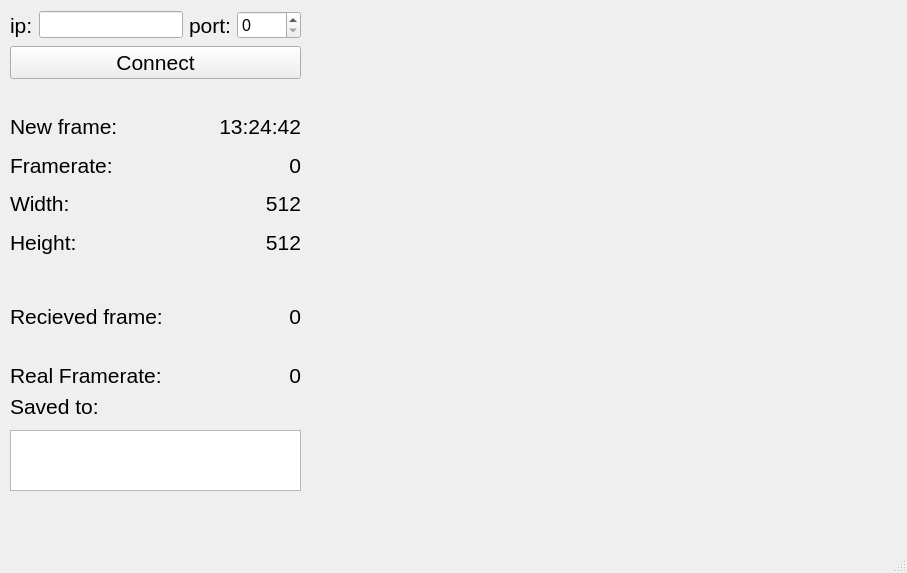
<?xml version="1.0" encoding="UTF-8"?>
<ui version="4.0">
 <class>ReciverMainWindow</class>
 <widget class="QMainWindow" name="ReciverMainWindow">
  <property name="geometry">
   <rect>
    <x>0</x>
    <y>0</y>
    <width>907</width>
    <height>573</height>
   </rect>
  </property>
  <property name="windowTitle">
   <string>Image Reciever Client</string>
  </property>
  <property name="autoFillBackground">
   <bool>true</bool>
  </property>
  <widget class="QWidget" name="centralwidget">
   <widget class="QWidget" name="layoutWidget_4">
    <property name="geometry">
     <rect>
      <x>10</x>
      <y>390</y>
      <width>291</width>
      <height>32</height>
     </rect>
    </property>
    <layout class="QHBoxLayout" name="horizontalLayout_6">
     <item>
      <widget class="QLabel" name="newFrameLabel_10">
       <property name="font">
        <font>
         <family>Segoe UI</family>
         <pointsize>16</pointsize>
        </font>
       </property>
       <property name="text">
        <string>Saved to:</string>
       </property>
      </widget>
     </item>
    </layout>
   </widget>
   <widget class="QLabel" name="infoLabel">
    <property name="geometry">
     <rect>
      <x>10</x>
      <y>500</y>
      <width>311</width>
      <height>31</height>
     </rect>
    </property>
    <property name="font">
     <font>
      <family>Segoe UI</family>
      <pointsize>14</pointsize>
     </font>
    </property>
    <property name="text">
     <string/>
    </property>
   </widget>
   <widget class="QLabel" name="drawableArea">
    <property name="geometry">
     <rect>
      <x>320</x>
      <y>10</y>
      <width>571</width>
      <height>521</height>
     </rect>
    </property>
    <property name="text">
     <string/>
    </property>
    <property name="alignment">
     <set>Qt::AlignCenter</set>
    </property>
   </widget>
   <widget class="QTextBrowser" name="savePathLabel">
    <property name="geometry">
     <rect>
      <x>10</x>
      <y>430</y>
      <width>291</width>
      <height>61</height>
     </rect>
    </property>
    <property name="font">
     <font>
      <family>Segoe UI</family>
      <pointsize>12</pointsize>
     </font>
    </property>
   </widget>
   <widget class="QWidget" name="layoutWidget">
    <property name="geometry">
     <rect>
      <x>10</x>
      <y>110</y>
      <width>291</width>
      <height>148</height>
     </rect>
    </property>
    <layout class="QVBoxLayout" name="verticalLayout">
     <item>
      <layout class="QHBoxLayout" name="horizontalLayout_2">
       <item>
        <widget class="QLabel" name="newFrameLabel_2">
         <property name="font">
          <font>
           <family>Segoe UI</family>
           <pointsize>16</pointsize>
          </font>
         </property>
         <property name="text">
          <string>New frame:</string>
         </property>
        </widget>
       </item>
       <item>
        <widget class="QLabel" name="newFrameLabel">
         <property name="font">
          <font>
           <family>Segoe UI</family>
           <pointsize>16</pointsize>
          </font>
         </property>
         <property name="layoutDirection">
          <enum>Qt::LeftToRight</enum>
         </property>
         <property name="text">
          <string> 13:24:42</string>
         </property>
         <property name="textFormat">
          <enum>Qt::RichText</enum>
         </property>
         <property name="alignment">
          <set>Qt::AlignRight|Qt::AlignTrailing|Qt::AlignVCenter</set>
         </property>
        </widget>
       </item>
      </layout>
     </item>
     <item>
      <layout class="QHBoxLayout" name="horizontalLayout_3">
       <item>
        <widget class="QLabel" name="newFrameLabel_4">
         <property name="font">
          <font>
           <family>Segoe UI</family>
           <pointsize>16</pointsize>
          </font>
         </property>
         <property name="text">
          <string>Framerate:</string>
         </property>
        </widget>
       </item>
       <item>
        <widget class="QLabel" name="framerateLabel">
         <property name="font">
          <font>
           <family>Segoe UI</family>
           <pointsize>16</pointsize>
          </font>
         </property>
         <property name="layoutDirection">
          <enum>Qt::LeftToRight</enum>
         </property>
         <property name="text">
          <string>0</string>
         </property>
         <property name="alignment">
          <set>Qt::AlignRight|Qt::AlignTrailing|Qt::AlignVCenter</set>
         </property>
        </widget>
       </item>
      </layout>
     </item>
     <item>
      <layout class="QHBoxLayout" name="horizontalLayout_4">
       <item>
        <widget class="QLabel" name="newFrameLabel_6">
         <property name="font">
          <font>
           <family>Segoe UI</family>
           <pointsize>16</pointsize>
          </font>
         </property>
         <property name="text">
          <string>Width:</string>
         </property>
        </widget>
       </item>
       <item>
        <widget class="QLabel" name="widthLabel">
         <property name="font">
          <font>
           <family>Segoe UI</family>
           <pointsize>16</pointsize>
          </font>
         </property>
         <property name="layoutDirection">
          <enum>Qt::LeftToRight</enum>
         </property>
         <property name="text">
          <string>512</string>
         </property>
         <property name="alignment">
          <set>Qt::AlignRight|Qt::AlignTrailing|Qt::AlignVCenter</set>
         </property>
        </widget>
       </item>
      </layout>
     </item>
     <item>
      <layout class="QHBoxLayout" name="horizontalLayout_5">
       <item>
        <widget class="QLabel" name="newFrameLabel_8">
         <property name="font">
          <font>
           <family>Segoe UI</family>
           <pointsize>16</pointsize>
          </font>
         </property>
         <property name="text">
          <string>Height:</string>
         </property>
        </widget>
       </item>
       <item>
        <widget class="QLabel" name="heightLabel">
         <property name="font">
          <font>
           <family>Segoe UI</family>
           <pointsize>16</pointsize>
          </font>
         </property>
         <property name="layoutDirection">
          <enum>Qt::LeftToRight</enum>
         </property>
         <property name="text">
          <string>512</string>
         </property>
         <property name="alignment">
          <set>Qt::AlignRight|Qt::AlignTrailing|Qt::AlignVCenter</set>
         </property>
        </widget>
       </item>
      </layout>
     </item>
    </layout>
   </widget>
   <widget class="QWidget" name="layoutWidget">
    <property name="geometry">
     <rect>
      <x>10</x>
      <y>290</y>
      <width>291</width>
      <height>112</height>
     </rect>
    </property>
    <layout class="QVBoxLayout" name="verticalLayout_2">
     <item>
      <layout class="QHBoxLayout" name="horizontalLayout_7">
       <item>
        <widget class="QLabel" name="newFrameLabel_12">
         <property name="font">
          <font>
           <family>Segoe UI</family>
           <pointsize>16</pointsize>
          </font>
         </property>
         <property name="text">
          <string>Recieved frame:</string>
         </property>
        </widget>
       </item>
       <item>
        <widget class="QLabel" name="framecountLabel">
         <property name="font">
          <font>
           <family>Segoe UI</family>
           <pointsize>16</pointsize>
          </font>
         </property>
         <property name="layoutDirection">
          <enum>Qt::LeftToRight</enum>
         </property>
         <property name="text">
          <string>0</string>
         </property>
         <property name="alignment">
          <set>Qt::AlignRight|Qt::AlignTrailing|Qt::AlignVCenter</set>
         </property>
        </widget>
       </item>
      </layout>
     </item>
     <item>
      <layout class="QHBoxLayout" name="horizontalLayout_8">
       <item>
        <widget class="QLabel" name="newFrameLabel_5">
         <property name="font">
          <font>
           <family>Segoe UI</family>
           <pointsize>16</pointsize>
          </font>
         </property>
         <property name="text">
          <string>Real Framerate:</string>
         </property>
        </widget>
       </item>
       <item>
        <widget class="QLabel" name="realFramerateLabel">
         <property name="font">
          <font>
           <family>Segoe UI</family>
           <pointsize>16</pointsize>
          </font>
         </property>
         <property name="layoutDirection">
          <enum>Qt::LeftToRight</enum>
         </property>
         <property name="text">
          <string>0</string>
         </property>
         <property name="alignment">
          <set>Qt::AlignRight|Qt::AlignTrailing|Qt::AlignVCenter</set>
         </property>
        </widget>
       </item>
      </layout>
     </item>
    </layout>
   </widget>
   <widget class="QWidget" name="">
    <property name="geometry">
     <rect>
      <x>10</x>
      <y>10</y>
      <width>291</width>
      <height>71</height>
     </rect>
    </property>
    <layout class="QVBoxLayout" name="verticalLayout_3">
     <item>
      <layout class="QHBoxLayout" name="horizontalLayout">
       <item>
        <widget class="QLabel" name="ipLabel">
         <property name="font">
          <font>
           <pointsize>16</pointsize>
          </font>
         </property>
         <property name="text">
          <string>ip:</string>
         </property>
        </widget>
       </item>
       <item>
        <widget class="QLineEdit" name="ipLineEdit">
         <property name="sizePolicy">
          <sizepolicy hsizetype="Expanding" vsizetype="Fixed">
           <horstretch>0</horstretch>
           <verstretch>0</verstretch>
          </sizepolicy>
         </property>
         <property name="font">
          <font>
           <family>Segoe UI</family>
           <pointsize>12</pointsize>
          </font>
         </property>
        </widget>
       </item>
       <item>
        <widget class="QLabel" name="portLabel">
         <property name="font">
          <font>
           <family>Segoe UI</family>
           <pointsize>16</pointsize>
          </font>
         </property>
         <property name="text">
          <string>port:</string>
         </property>
        </widget>
       </item>
       <item>
        <widget class="QSpinBox" name="portSpinBox">
         <property name="font">
          <font>
           <family>Segoe UI</family>
           <pointsize>12</pointsize>
          </font>
         </property>
         <property name="maximum">
          <number>9999</number>
         </property>
        </widget>
       </item>
      </layout>
     </item>
     <item>
      <widget class="QPushButton" name="connectionButton">
       <property name="font">
        <font>
         <family>Segoe UI</family>
         <pointsize>16</pointsize>
        </font>
       </property>
       <property name="text">
        <string>Connect</string>
       </property>
      </widget>
     </item>
    </layout>
   </widget>
  </widget>
  <widget class="QMenuBar" name="menubar">
   <property name="geometry">
    <rect>
     <x>0</x>
     <y>0</y>
     <width>907</width>
     <height>20</height>
    </rect>
   </property>
  </widget>
  <widget class="QStatusBar" name="statusbar"/>
 </widget>
 <resources/>
 <connections/>
</ui>
